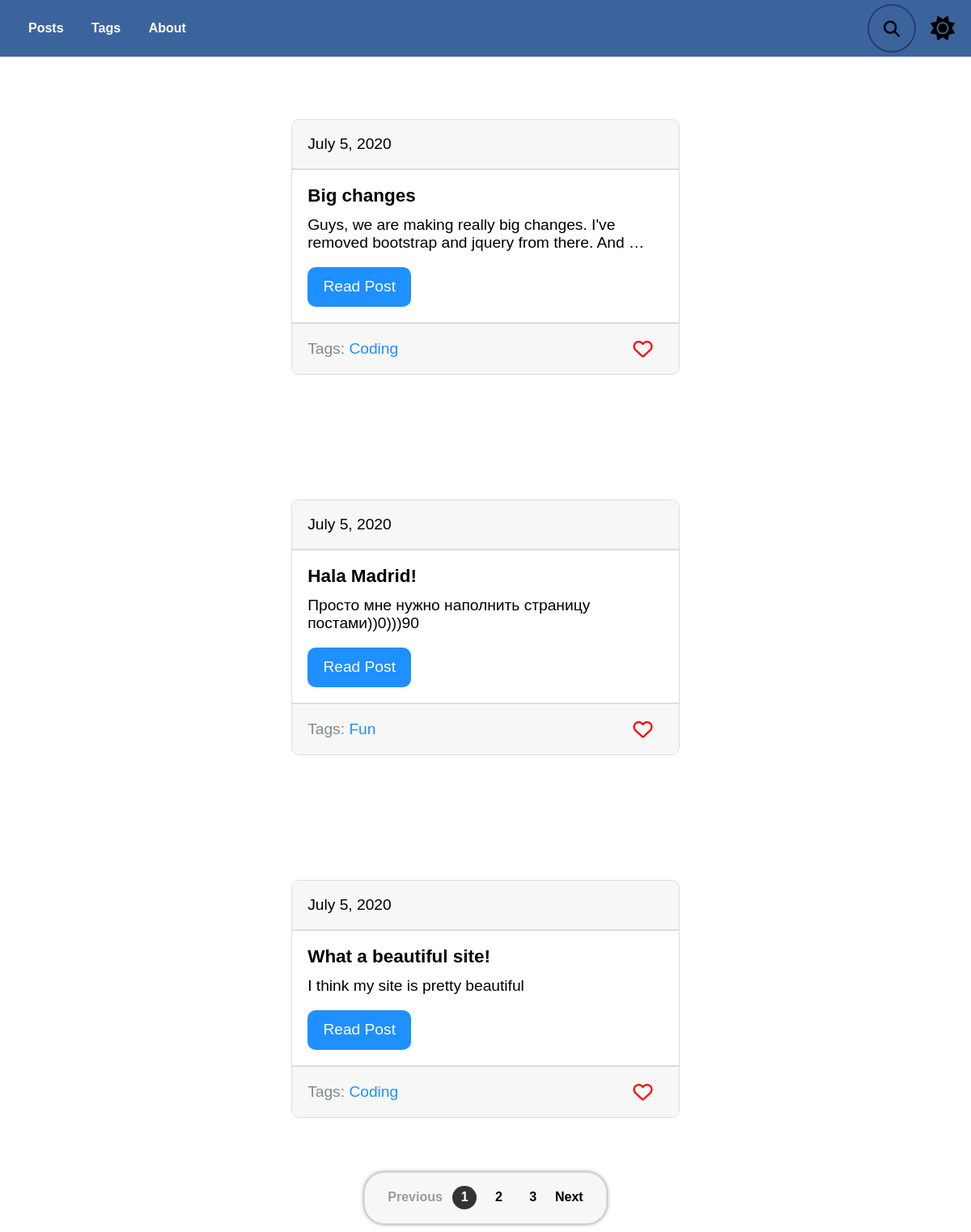
Screenshot of /blog/ with the database file from the repository.
### blog/models.py (models this page shows, shortened)
class Post(models.Model):#создаём класс Post для работы с бд
    title = models.CharField(max_length = 150, db_index = True)#заголовок
    slug = models.SlugField(max_length = 150, blank = True, unique = True)#ссылка понятая для юзера(должна быть уникальной)
    body = models.TextField(blank = True, db_index = True)#тело текста
    date_pub = models.DateField(auto_now_add = True)#время публикации
    tags = models.ManyToManyField("Tag", blank = True, related_name = "posts")
    def get_absolute_url(self):#имя функции - лучше использовать такое
        return reverse("post_detail_url", kwargs = {"slug": self.slug})
    class Meta:
        ordering = ["-date_pub"]#посты будут сортироваться для пагинатора так: самые новые вверху, старые внизу(-)указываем для этого

class Tag(models.Model):
    title = models.CharField(max_length = 50)
    slug = models.SlugField(max_length = 50, unique = True)
    def get_absolute_url(self):#имя функции - лучше использовать такое
        return reverse("tag_detail_url", kwargs = {"slug": self.slug})
    class Meta:
        ordering = ["title"]#в алф порядке

### blog/views.py (the view)
def postsList(request):
    search_query = request.GET.get("search", "")#по ум = "", а не пустой = инпуту формы с именем как имя первого аргумента
    if search_query:#если поисковой запрос не пустой
        posts = Post.objects.filter(Q(title__icontains=search_query) | Q(body__icontains=search_query))
    else:
        posts = Post.objects.all()#печатаем все посты из бд
    paginator = Paginator(posts, 3)# по 3 поста на стр
    page_number = request.GET.get("page", 1)#1-значение,если не найдена стр
    page = paginator.get_page(page_number)#1 стр#это как на сайтах встречается ?параметр =
    is_paginated = page.has_other_pages()
    if page.has_previous():
        prev_url = f'?page={page.previous_page_number()}'
    else:
        prev_url = ""
    if page.has_next():
        next_url = f'?page={page.next_page_number()}'
    else:
        next_url = ""
    context = {
        "page_object": page,
        "is_paginated": is_paginated,
        "next_url": next_url,
        "prev_url": prev_url
    }
    return render(request, "blog/posts.html", context = context)

### blog/templates/blog/posts.html (shortened to what this page needs)
{% extends "index.html" %}
    {% block content %}
<div class="posts">
    {% if page_object.object_list %}
        {% for post in page_object.object_list %}
        {% include "blog/includes/post_card_template.html" %}
        {% endfor %}
        {% else %}
            <p class="search-wrong">No results :(</p>
    {% endif %}
</div>
    {% endblock %}

### blog/templates/blog/includes/post_card_template.html
<div class="card">
    <div class="card__date">
        {{post.date_pub}}
    </div>
    <div class="card__body">
        <h3 class="card__title">{{post.title}}</h3>
        <p class="card__text">{{post.body|truncatewords:15}}</p>
        <a href="{{ post.get_absolute_url }}" class="post-link">Read Post</a>
    </div>
    <div class="card__footer">
        <div>
            Tags: {% for tag in post.tags.all %}
            <a href="{{tag.get_absolute_url}}" class="tag-link">{{tag.title}}</a>
        </div>
        {% endfor %}
        <button class="like" type="submit">
            <i class="like__icon heart far fa-heart"></i>
        </button>
    </div>
</div>

### static/css/style.css (style rules this page uses)
:root { --color: #000000; --background-color: #fff; --header: #3c649c; --searchBcg:#273c75; --nav-link-effect: #c4c4c4; --submit-btn: #2ecc71; --card: #fff; --card-secondary: #F7F7F7; --card-inner-border: #ddd; --card-outer-border: #ddd; --card-body: #000; --paginationBcg: #F7F7F7; --pagination-border: #ddd; --page-item: #333; --page-link: #000; --disabled: #9b9b9b; --link: #1e90ff; --tag-color: #7f8c8d; --like: #ff0000; --date: #b9b9b9; }
*, *::before, *::after { margin: 0; padding: 0; box-sizing: border-box; }
body { width: 100%; height: 100%; font-family: 'Montserrat', sans-serif; color: var(--color); background-color: var(--background-color); overflow-x: hidden; }
a { transition: 0.2s; text-decoration: none; }
button { cursor: pointer; outline:none; border: none; background: none; }
.posts { display: flex; flex-direction: column; justify-content: center; align-items: center; flex-wrap: wrap; }
.card { display: flex; flex-direction: column; width: 40vw; min-width: 400px; min-height: 200px; margin: 4em 0; background-color: var(--card); font-size: 1.2rem; border: 1px solid var(--card-outer-border); border-radius: 10px; }
.card__body { display: flex; flex-direction: column; justify-content: space-between; align-items: flex-start; flex-grow: 1; }
.card > *:not(:first-child) { padding: 1em; }
.card__date, .card__footer { background-color: var(--card-secondary); }
.card__date { color: var(--card-body); padding: 1em; border-bottom: 2px solid var(--card-inner-border); border-radius: 10px 10px 0 0; }
.card__title { font-weight: 600; margin-bottom: 0.5em; }
.card__text { color: var(--card-body); }
.post-link { color: #fff; display: inline-block; margin-top: 1em; padding: 0.7em 1em; border-radius: 10px; background-color: var(--link); }
.card__footer { color: var(--tag-color); border-top: 2px solid var(--card-inner-border); display: flex; justify-content: space-between; align-items: center; border-radius: 0 0 10px 10px; }
.tag-link { color: var(--link); }
.like { margin-right: 1em; }
.like__icon { font-size: 1.5rem; color: var(--like); transition: 0.25s; }

### rows the page displays
Post: date_pub "July 5, 2020", title "Big changes", body "Guys, we are making really big changes. I've removed bootstrap and jquery from there. And …"
Tag: title "Coding"
Post: date_pub "July 5, 2020", title "Hala Madrid!", body "Просто мне нужно наполнить страницу постами))0)))90"
Tag: title "Fun"
Post: date_pub "July 5, 2020", title "What a beautiful site!", body "I think my site is pretty beautiful"

### other values shown
{{ n }} "1"
{{ n }} "2" "3"
